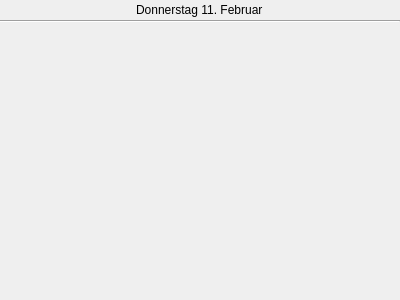
<?xml version="1.0" encoding="UTF-8"?>
<ui version="4.0">
 <class>date_section</class>
 <widget class="QWidget" name="date_section">
  <property name="geometry">
   <rect>
    <x>0</x>
    <y>0</y>
    <width>400</width>
    <height>300</height>
   </rect>
  </property>
  <property name="windowTitle">
   <string>Form</string>
  </property>
  <layout class="QVBoxLayout" name="verticalLayout">
   <property name="spacing">
    <number>0</number>
   </property>
   <property name="leftMargin">
    <number>0</number>
   </property>
   <property name="topMargin">
    <number>0</number>
   </property>
   <property name="rightMargin">
    <number>0</number>
   </property>
   <property name="bottomMargin">
    <number>0</number>
   </property>
   <item alignment="Qt::AlignHCenter">
    <widget class="QLabel" name="date_label">
     <property name="maximumSize">
      <size>
       <width>16777215</width>
       <height>20</height>
      </size>
     </property>
     <property name="styleSheet">
      <string notr="true">font: 8pt &quot;Segoe UI&quot;;</string>
     </property>
     <property name="text">
      <string>Donnerstag 11. Februar</string>
     </property>
    </widget>
   </item>
   <item>
    <widget class="Line" name="line">
     <property name="orientation">
      <enum>Qt::Horizontal</enum>
     </property>
    </widget>
   </item>
   <item>
    <widget class="QWidget" name="note_area" native="true">
     <layout class="QVBoxLayout" name="verticalLayout_2">
      <property name="leftMargin">
       <number>0</number>
      </property>
      <property name="topMargin">
       <number>0</number>
      </property>
      <property name="rightMargin">
       <number>0</number>
      </property>
      <property name="bottomMargin">
       <number>0</number>
      </property>
     </layout>
    </widget>
   </item>
  </layout>
 </widget>
 <resources/>
 <connections/>
</ui>
